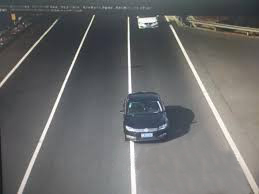
#> input picture good3.jpg, 259 x 194 px
$ python -i movie.py   (imports and definitions only)
#> lines starting #> are read from the running program, lines starting #| are printed output that depends on the picture
import imageio
from moviepy.editor import VideoFileClip
import matplotlib.pyplot as plt
import matplotlib.image as mplimg
import numpy as np
import cv2

blur_ksize = 5  # Gaussian blur kernel size
canny_lthreshold = 50  # Canny edge detection low threshold
canny_hthreshold = 150  # Canny edge detection high threshold

# Hough transform parameters
rho = 1
theta = np.pi / 180
threshold = 15
min_line_length = 40
max_line_gap = 20

# [5 lines of commented-out code are left out]


def roi_mask(img, vertices):
    mask = np.zeros_like(img)

    # defining a 3 channel or 1 channel color to fill the mask with depending on the input image
    if len(img.shape) > 2:
        channel_count = img.shape[2]  # i.e. 3 or 4 depending on your image
        mask_color = (255,) * channel_count
    else:
        mask_color = 255

    cv2.fillPoly(mask, vertices, mask_color)
    masked_img = cv2.bitwise_and(img, mask)
    return masked_img


# [8 lines of commented-out code are left out]


def hough_lines(img, rho, theta, threshold, min_line_len, max_line_gap):
    lines = cv2.HoughLinesP(img, rho, theta, threshold, np.array([]), minLineLength=min_line_len,
                            maxLineGap=max_line_gap)
    line_img = np.zeros((img.shape[0], img.shape[1], 3), dtype=np.uint8)
    # draw_lines(line_img, lines)
    draw_lanes(line_img, lines)
    return line_img


def draw_lanes(img, lines, color=(255, 0, 0), thickness=8):
    left_lines, right_lines = [], []
    for line in lines:
        for x1, y1, x2, y2 in line:
            k = (y2 - y1) / (x2 - x1)
            if k < 0:
                left_lines.append(line)
            else:
                right_lines.append(line)

    if (len(left_lines) <= 0 or len(right_lines) <= 0):
        return img

    # clean_lines(left_lines, 0.1)
    # clean_lines(right_lines, 0.1)
    left_points = [(x1, y1) for line in left_lines for x1, y1, x2, y2 in line]
    left_points = left_points + [(x2, y2) for line in left_lines for x1, y1, x2, y2 in line]
    right_points = [(x1, y1) for line in right_lines for x1, y1, x2, y2 in line]
    right_points = right_points + [(x2, y2) for line in right_lines for x1, y1, x2, y2 in line]

    left_vtx = calc_lane_vertices(left_points, 325, img.shape[0])
    right_vtx = calc_lane_vertices(right_points, 325, img.shape[0])

    cv2.line(img, left_vtx[0], left_vtx[1], color, thickness)
    cv2.line(img, right_vtx[0], right_vtx[1], color, thickness)


# [11 lines of commented-out code are left out]


def calc_lane_vertices(point_list, ymin, ymax):
    x = [p[0] for p in point_list]
    y = [p[1] for p in point_list]
    fit = np.polyfit(y, x, 1)
    fit_fn = np.poly1d(fit)

    xmin = int(fit_fn(ymin))
    xmax = int(fit_fn(ymax))

    return [(xmin, ymin), (xmax, ymax)]


def process_an_image(img):
    roi_vtx = np.array([[(0, img.shape[0]), (460, 325), (520, 325), (img.shape[1], img.shape[0])]])

    gray = cv2.cvtColor(img, cv2.COLOR_RGB2GRAY)
    blur_gray = cv2.GaussianBlur(gray, (blur_ksize, blur_ksize), 0, 0)
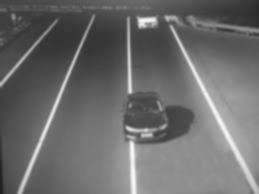
#> blur_gray: shape (194, 259); min 29, max 250, mean 107.6
    edges = cv2.Canny(blur_gray, canny_lthreshold, canny_hthreshold)
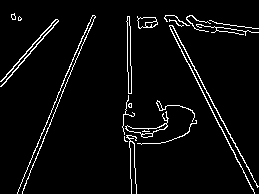
#> edges: shape (194, 259); 4.4% white in thin lines or dots
    roi_edges = roi_mask(edges, roi_vtx)
#> in roi_mask, `cv2.fillPoly(mask, vertices, mask_color)`: mask: shape (194, 259); every value is 0
    line_img = hough_lines(roi_edges, rho, theta, threshold, min_line_length, max_line_gap)
#> in hough_lines, `lines = cv2.HoughLinesP(img, rho, theta, threshold, np.array([]), minL..`: lines = None
    res_img = cv2.addWeighted(img, 0.8, line_img, 1, 0)

    '''
    plt.figure()
    plt.imshow(img)
    plt.savefig('images/lane_original.png', bbox_inches='tight')
    plt.figure()
    plt.imshow(gray, cmap='gray')
    plt.savefig('images/gray.png', bbox_inches='tight')
    plt.figure()
    plt.imshow(blur_gray, cmap='gray')
    plt.savefig('images/blur_gray.png', bbox_inches='tight')
    plt.figure()
    plt.imshow(edges, cmap='gray')
    plt.savefig('images/edges.png', bbox_inches='tight')
    plt.figure()
    plt.imshow(roi_edges, cmap='gray')
    plt.savefig('images/roi_edges.png', bbox_inches='tight')
    plt.figure()
    plt.imshow(line_img, cmap='gray')
    plt.savefig('images/line_img.png', bbox_inches='tight')
    plt.figure()
    plt.imshow(res_img)
    plt.savefig('images/res_img.png', bbox_inches='tight')
    plt.show()
    '''
    return res_img


# img = mplimg.imread("lane.jpg")
# process_an_image(img)

output = 'video_sol111.mp4'
# [1 line that did not run here, left out]
# [1 line that did not run here, left out]
# [1 line not run here, left out]

>>> import cv2
>>> picture = cv2.cvtColor(cv2.imread('../good3.jpg'), cv2.COLOR_BGR2RGB)
#> (the run stopped early here; a loop or call above may not have finished)
